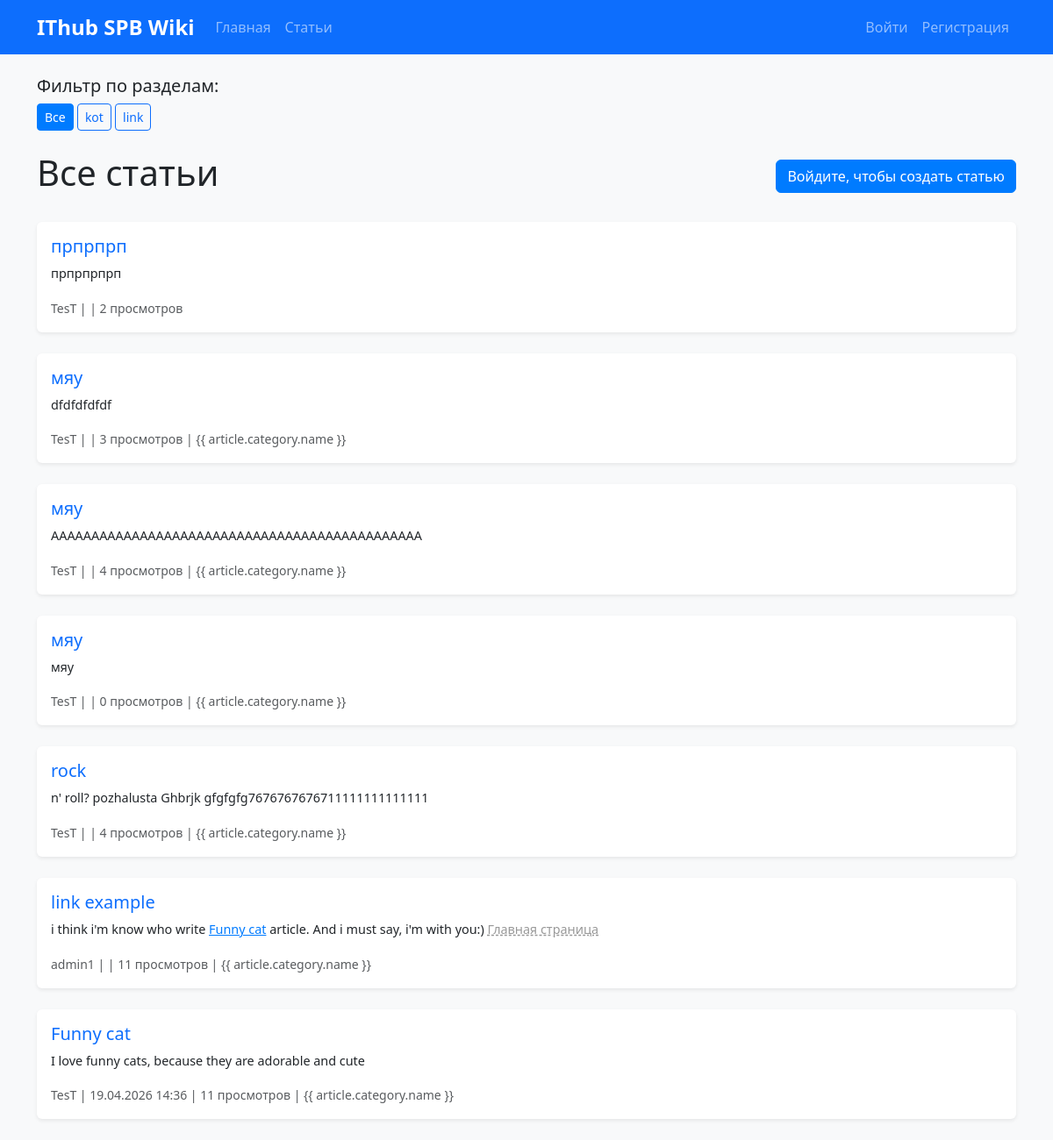
The page /articles/ on the database as committed earlier.
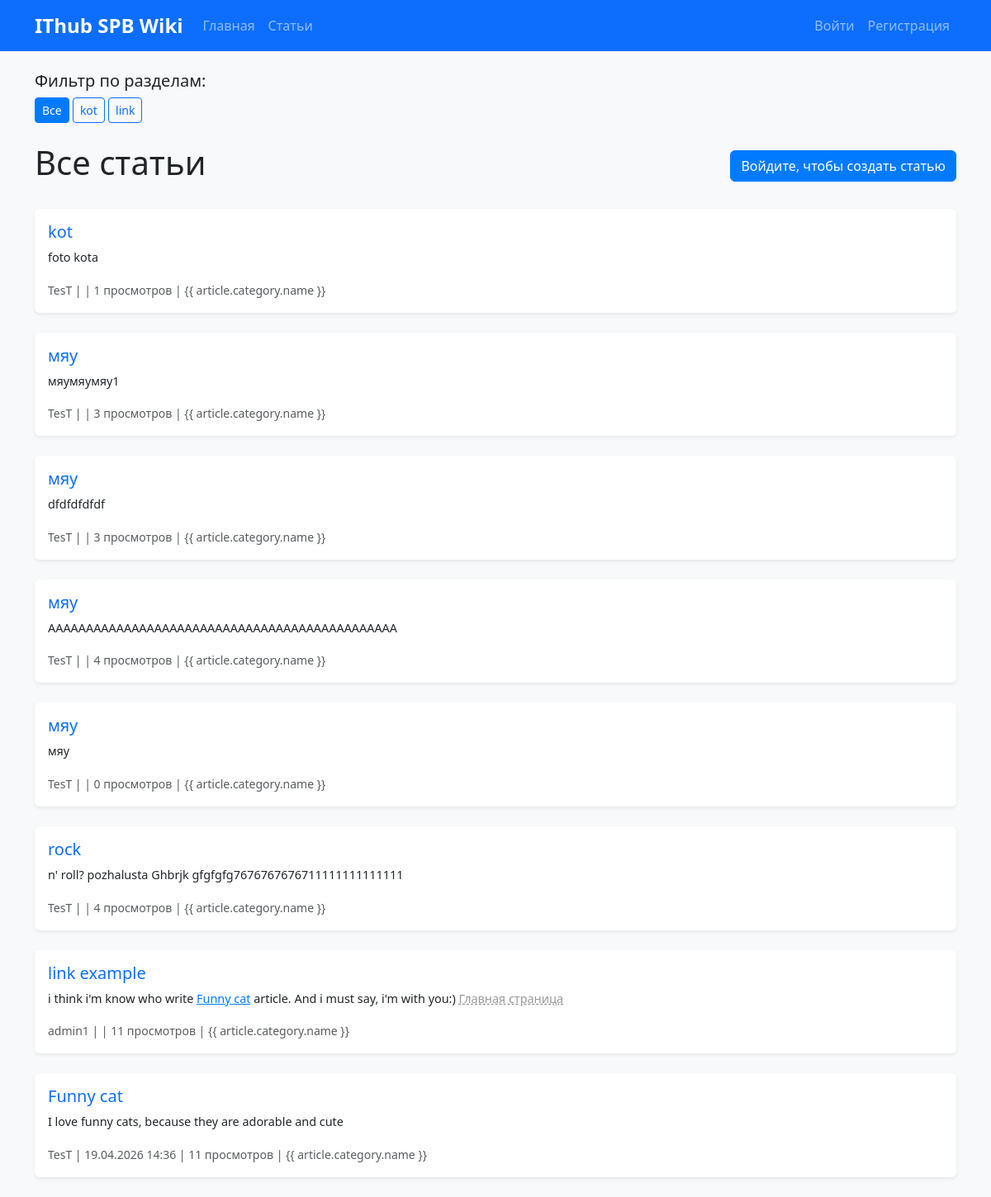
The same page on the database as committed later.
### articles/models.py (models this page shows, shortened)
class Category(models.Model):
    name = models.CharField("Название категории", max_length=100)
    description = models.TextField("Описание", blank=True)
    created_at = models.DateTimeField("Создано", auto_now_add=True)
    class Meta:
        verbose_name = "Категория"
        verbose_name_plural = "Категории"
        ordering = ["name"]

class Article(models.Model):
    STATUS_CHOICES = [
        ("draft", "Черновик"),
        ("pending", "На модерации"),
        ("published", "Опубликовано"),
        ("rejected", "Отклонено"),
    ]
    title = models.CharField("Заголовок", max_length=200)
    content = models.TextField("Содержание")
    category = models.ForeignKey(
        Category,
        on_delete=models.SET_NULL,
        null=True,
        blank=True,
        verbose_name="Категория",
        related_name="articles",
    )
    author = models.ForeignKey(
        User, on_delete=models.CASCADE, verbose_name="Автор", related_name="articles"
    )
    status = models.CharField(
        "Статус", max_length=20, choices=STATUS_CHOICES, default="pending"
    )
    created_at = models.DateTimeField("Создано", auto_now_add=True)
    updated_at = models.DateTimeField("Обновлено", auto_now=True)
    published_at = models.DateTimeField("Опубликовано", null=True, blank=True)
    moderation_comment = models.TextField("Комментарий модератора", blank=True)
    moderator = models.ForeignKey(
        User,
        on_delete=models.SET_NULL,
        null=True,
        blank=True,
        verbose_name="Модератор",
        related_name="moderated_articles",
    )
    views_count = models.PositiveIntegerField("Просмотры", default=0)
    class Meta:
        verbose_name = "Статья"
        verbose_name_plural = "Статьи"
        ordering = ["-created_at"]

### articles/views.py (the view)
# urls.py: path("articles/", views.article_list, name="article_list"),
def article_list(request):
    articles = Article.objects.filter(status="published")
    category_id = request.GET.get("category")
    if category_id:
        articles = articles.filter(category_id=category_id)
    paginator = Paginator(articles, 10)
    page_obj = paginator.get_page(request.GET.get("page"))
    categories = Category.objects.all()
    return render(
        request,
        "articles/articlelist.html",
        {
            "articles": page_obj,
            "categories": categories,
            "selected_category": int(category_id) if category_id else None,
        },
    )

### articles/templatetags/wiki_links.py (called while the page is built, shortened)
@register.filter(name="wikilinks")
def wikilinks(value):
    if not value:
        return value
    def replace_link(match):
        text = match.group(1).strip()
        try:
            article = Article.objects.get(title__iexact=text, status="published")
            url = f"/article/{article.pk}/"
            return f'<a href="{url}" class="wiki-link" style="color: #007bff; font-weight: 500;">{text}</a>'
        except Article.DoesNotExist:
            return f'<span style="color:#999; text-decoration: underline dashed;">{text}</span>'
    result = re.sub(r"\[\[(.+?)\]\]", replace_link, value)
    return mark_safe(result)

### articles/templates/articles/articlelist.html (shortened to what this page needs)
{% extends 'articles/base.html' %} {% block content %}
{% load wiki_links %}
<div class="mb-4">
    <h5>Фильтр по разделам:</h5>
    <a href="{% url 'articles:article_list' %}" class="btn btn-sm {% if not selected_category %}btn-primary{% else %}btn-outline-primary{% endif %}">Все</a>
    {% for cat in categories %}
        <a href="?category={{ cat.id }}"
           class="btn btn-sm {% if selected_category == cat.id %}btn-primary{% else %}btn-outline-primary{% endif %}">
            {{ cat.name }}
        </a>
    {% endfor %}
</div>
<div class="row">
  <div class="col-12">
    <div class="d-flex justify-content-between align-items-center mb-4">
      <h1> Все статьи</h1>
      {% if user.is_authenticated %}
      <a href="/create/" class="btn btn-success btn-lg">
        <i class="fas fa-plus-circle"></i> Создать новую статью
      </a>
      {% else %}
      <a href="/login/" class="btn btn-primary">
         Войдите, чтобы создать статью
      </a>
      {% endif %}
    </div>
    {% if articles %} {% for article in articles %}
    <div class="card mb-4 shadow-sm">
      <div class="card-body">
        <h5 class="card-title">
          <a
            href="{% url 'articles:article_detail' article.pk %}"
            class="text-decoration-none"
          >
            {{ article.title }}
          </a>
        </h5>
        <p class="card-text article-preview">
          {{ article.content|wikilinks|truncatewords:80|safe }}
        </p>
        <small class="text-muted">
          {{ article.author.username }} | {{ article.published_at|date:"d.m.Y H:i"|default:article.created_at|date:"d.m.Y H:i" }}
          | {{ article.views_count }} просмотров {% if article.category %} | {{
          article.category.name }}{% endif %}
        </small>
      </div>
    </div>
    {% endfor %} {% endif %}
  </div>
</div>
{% endblock %}

Rows that differ between the two databases and show on the page:
no longer on this page (row edited): Article: title "прпрпрп", content|wikilinks "прпрпрпрп", author.username "TesT", views_count "2"
added Article: title "kot", content|wikilinks "foto kota", author.username "TesT", views_count "1", shows "| {{ article.category.name }}"
added Article: title "мяу", content|wikilinks "мяумяумяу1", author.username "TesT", views_count "3", shows "| {{ article.category.name }}"
